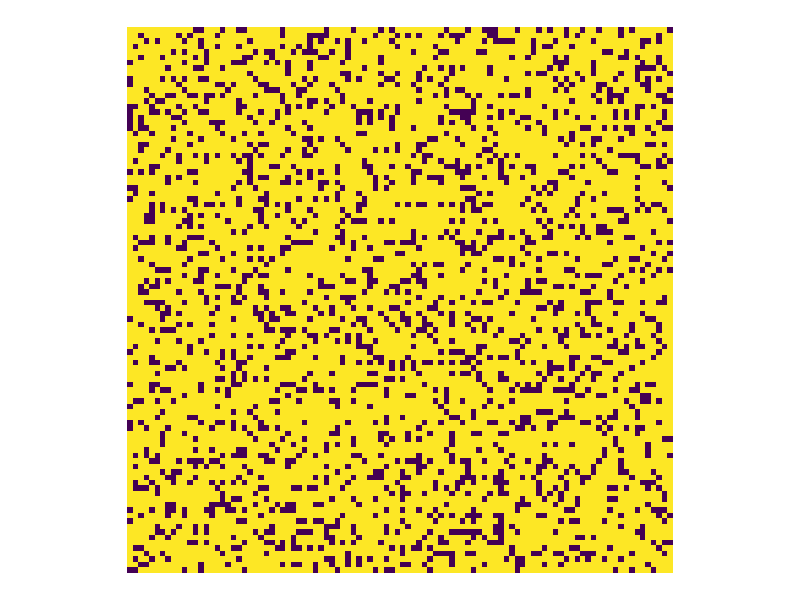

The R script that drew this image:
## ---- chunk 1
library(tidyverse)
## ---- chunk 2
# logit^-1
inv_logit = function(x) 1 / (1+exp(-x))

# neighbor factory
make_neighbors = function(offsets, N) {
  
  function(i, j) {
    ii = (i + offsets[,1] - 1) %% N + 1
    jj = (j + offsets[,2] - 1) %% N + 1
    cbind(ii, jj)
  }
}

# disk function 
disk_offsets = function(rd) {
  disk = as.matrix(expand.grid(-rd:rd, -rd:rd))
  disk = disk[rowSums(disk^2) <= rd^2 & rowSums(disk^2) > 0,]
  return(disk)
}


## ---- chunk 3

qstate_facilitation = function(
    seed = NULL,
    N     = 50,
    q     = 4,
    max_T = 500,
    
    nu    = c(-4,-3,-2),
    beta  = c(0.8,0.4,0.2),
    d     = c(0.001,0.001,0.001,0.001),
    
    rd    = 1 # neighborhood distance
) {
  
  
  set.seed(seed)
  
  offsets   = disk_offsets(rd)
  neighbors = make_neighbors(offsets, N)
  
  # Initialize the matrix of states  
  S = matrix(sample(1:q, N*N, replace = T), N, N)
  
  # Simulation 
  for(t in seq_len(max_T)) {
    
    i = sample.int(N, 1)
    j = sample.int(N, 1)
    k = S[i,j]
    
    nb  = neighbors(i,j)
    m_i = mean(S[nb])
    
    # Disturbance 
    if(runif(1) < d[k]) {
      S[i,j] = 1
      next
    }
    
    # Progression 
    if(k < q) {
      p = inv_logit(nu[k] + beta[k]*m_i)
      if(runif(1) < p) {
        S[i,j] = k + 1
      }
    }
  }
  return(S)
}
## ---- chunk 4
N = 100
q = 2
S = qstate_facilitation(N=N, q=2,
                        nu=rep(0,q),
                        beta=c(0.01,0.1),
                        max_T = 50000, 
                        d = rep(0.1,q), 
                        seed=777)

expand.grid(i = 1:N, j = 1:N) |> 
  mutate(S = as.vector(S)) |> 
  ggplot(aes(i,j)) + 
  geom_tile(aes(fill=factor(S))) + 
  scale_fill_viridis_d() + 
  theme_void() + 
  theme(legend.position = 'none') +
  coord_fixed()
